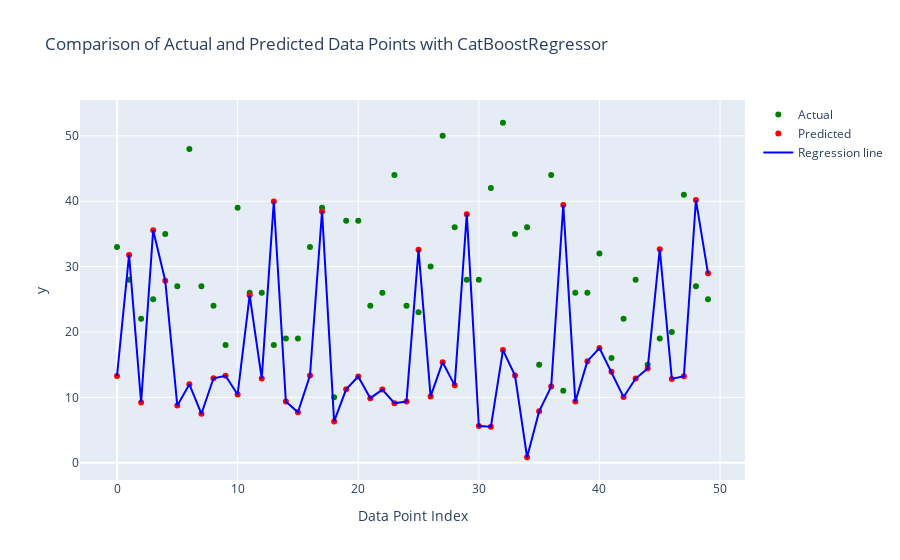

Notebook cell for this chart:
### Code cell
import plotly.graph_objs as go
#Conclusion :
# 1] The regression model appears to capture the overall trend of the data but may struggle with certain data points, leading to larger prediction errors.
# 2] The presence of outliers suggests that the model's performance could be improved either by addressing these outliers or by using a more robust regression technique.
# 3] The jagged nature of the regression line indicates a close fit to the data points, which might be an issue if the model is overfitting.

# Assuming you have y_test and y_pred defined

# Assuming y_test and y_pred are already defined with 30 samples
y_test_sample = y_test[:50]
y_pred_sample = y_pred_1d[:50]

# Convert range to list for x-axis
x_values = list(range(len(y_test_sample)))

# Create traces for actual and predicted data points
trace_actual = go.Scatter(x=x_values, y=y_test_sample, mode='markers', name='Actual', marker=dict(color='green'))
trace_predicted = go.Scatter(x=x_values, y=y_pred_sample, mode='markers', name='Predicted', marker=dict(color='red'))

# Create a trace for the regression line
trace_regression = go.Scatter(x=x_values, y=y_pred_sample, mode='lines', name='Regression line', line=dict(color='blue', width=2))

# Combine traces into a data list
data = [trace_actual, trace_predicted, trace_regression]

# Define layout for the plot
layout = go.Layout(
    title='Comparison of Actual and Predicted Data Points with CatBoostRegressor',
    xaxis=dict(title='Data Point Index'),
    yaxis=dict(title='y'),
    hovermode='closest',  # Show closest data point's values upon hover
)

# Create figure object that combines data and layout
fig = go.Figure(data=data, layout=layout)

# Display the interactive plot
fig.show()

### Figure 1 — Plotly figure (JSON) as saved in the notebook; plotly's stock layout.template omitted (floating-point values rounded to 4 significant figures)
{"data": [{"marker": {"color": "green"}, "mode": "markers", "name": "Actual", "type": "scatter", "x": [0, 1, 2, 3, 4, 5, 6, 7, 8, 9, 10, 11, 12, 13, 14, 15, 16, 17, 18, 19, 20, 21, 22, 23, 24, 25, 26, 27, 28, 29, 30, 31, 32, 33, 34, 35, 36, 37, 38, 39, 40, 41, 42, 43, 44, 45, 46, 47, 48, 49], "y": [33, 28, 22, 25, 35, 27, 48, 27, 24, 18, 39, 26, 26, 18, 19, 19, 33, 39, 10, 37, 37, 24, 26, 44, 24, 23, 30, 50, 36, 28, 28, 42, 52, 35, 36, 15, 44, 11, 26, 26, 32, 16, 22, 28, 15, 19, 20, 41, 27, 25]}, {"marker": {"color": "red"}, "mode": "markers", "name": "Predicted", "type": "scatter", "x": [0, 1, 2, 3, 4, 5, 6, 7, 8, 9, 10, 11, 12, 13, 14, 15, 16, 17, 18, 19, 20, 21, 22, 23, 24, 25, 26, 27, 28, 29, 30, 31, 32, 33, 34, 35, 36, 37, 38, 39, 40, 41, 42, 43, 44, 45, 46, 47, 48, 49], "y": [13.28, 31.79, 9.211, 35.57, 27.83, 8.729, 11.99, 7.482, 12.91, 13.29, 10.44, 25.63, 12.86, 39.95, 9.348, 7.712, 13.33, 38.44, 6.316, 11.22, 13.19, 9.868, 11.18, 9.106, 9.351, 32.56, 10.14, 15.38, 11.83, 38.02, 5.604, 5.495, 17.22, 13.32, 0.8315, 7.87, 11.64, 39.42, 9.345, 15.53, 17.55, 13.9, 10.04, 12.87, 14.42, 32.64, 12.82, 13.24, 40.18, 28.96]}, {"line": {"color": "blue", "width": 2}, "mode": "lines", "name": "Regression line", "type": "scatter", "x": [0, 1, 2, 3, 4, 5, 6, 7, 8, 9, 10, 11, 12, 13, 14, 15, 16, 17, 18, 19, 20, 21, 22, 23, 24, 25, 26, 27, 28, 29, 30, 31, 32, 33, 34, 35, 36, 37, 38, 39, 40, 41, 42, 43, 44, 45, 46, 47, 48, 49], "y": [13.28, 31.79, 9.211, 35.57, 27.83, 8.729, 11.99, 7.482, 12.91, 13.29, 10.44, 25.63, 12.86, 39.95, 9.348, 7.712, 13.33, 38.44, 6.316, 11.22, 13.19, 9.868, 11.18, 9.106, 9.351, 32.56, 10.14, 15.38, 11.83, 38.02, 5.604, 5.495, 17.22, 13.32, 0.8315, 7.87, 11.64, 39.42, 9.345, 15.53, 17.55, 13.9, 10.04, 12.87, 14.42, 32.64, 12.82, 13.24, 40.18, 28.96]}], "layout": {"hovermode": "closest", "title": {"text": "Comparison of Actual and Predicted Data Points with CatBoostRegressor"}, "xaxis": {"title": {"text": "Data Point Index"}}, "yaxis": {"title": {"text": "y"}}}}
